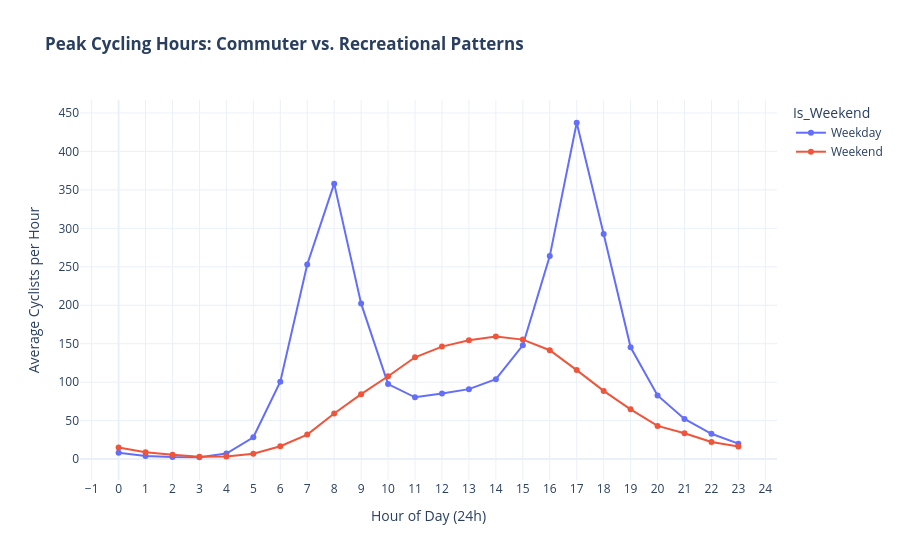

Notebook cell for this chart:
### Code cell
# Group data by Hour and Workday status
hourly_trends = df_cleaned.groupby(['Hour', 'Is_Weekend'])['Total_Count'].mean().reset_index()

fig_hourly = px.line(
    hourly_trends, 
    x='Hour', 
    y='Total_Count', 
    color='Is_Weekend',
    title='<b>Peak Cycling Hours: Commuter vs. Recreational Patterns</b>',
    labels={'Total_Count': 'Average Cyclists per Hour', 'Hour': 'Hour of Day (24h)'},
    template='plotly_white',
    markers=True
)

fig_hourly.update_layout(
    xaxis=dict(tickmode='linear', tick0=0, dtick=1),
    hovermode='x unified'
)
fig_hourly.show()

### Figure 1 — Plotly figure (JSON) as saved in the notebook; plotly's stock layout.template omitted (floating-point values rounded to 4 significant figures)
{"data": [{"hovertemplate": "Is_Weekend=Weekday<br>Hour of Day (24h)=%{x}<br>Average Cyclists per Hour=%{y}<extra></extra>", "legendgroup": "Weekday", "line": {"color": "#636efa", "dash": "solid"}, "marker": {"symbol": "circle"}, "mode": "lines+markers", "name": "Weekday", "orientation": "v", "showlegend": true, "type": "scatter", "x": [0, 1, 2, 3, 4, 5, 6, 7, 8, 9, 10, 11, 12, 13, 14, 15, 16, 17, 18, 19, 20, 21, 22, 23], "xaxis": "x", "y": [8.187, 4.109, 2.779, 2.414, 7.157, 28.42, 100.6, 253.0, 358.1, 202.1, 97.49, 80.34, 85.17, 90.97, 103.9, 147.9, 263.9, 437.3, 292.6, 145.4, 82.74, 52.28, 32.95, 20.12], "yaxis": "y"}, {"hovertemplate": "Is_Weekend=Weekend<br>Hour of Day (24h)=%{x}<br>Average Cyclists per Hour=%{y}<extra></extra>", "legendgroup": "Weekend", "line": {"color": "#EF553B", "dash": "solid"}, "marker": {"symbol": "circle"}, "mode": "lines+markers", "name": "Weekend", "orientation": "v", "showlegend": true, "type": "scatter", "x": [0, 1, 2, 3, 4, 5, 6, 7, 8, 9, 10, 11, 12, 13, 14, 15, 16, 17, 18, 19, 20, 21, 22, 23], "xaxis": "x", "y": [14.98, 8.832, 5.677, 3.19, 3.465, 6.935, 16.68, 31.87, 59.27, 84.46, 107.8, 132.4, 146.2, 154.5, 159.3, 155.3, 141.6, 115.7, 88.69, 64.71, 43.18, 33.65, 22.25, 16.5], "yaxis": "y"}], "layout": {"hovermode": "x unified", "legend": {"title": {"text": "Is_Weekend"}, "tracegroupgap": 0}, "title": {"text": "<b>Peak Cycling Hours: Commuter vs. Recreational Patterns</b>"}, "xaxis": {"anchor": "y", "domain": [0, 1], "dtick": 1, "tick0": 0, "tickmode": "linear", "title": {"text": "Hour of Day (24h)"}}, "yaxis": {"anchor": "x", "domain": [0, 1], "title": {"text": "Average Cyclists per Hour"}}}}
